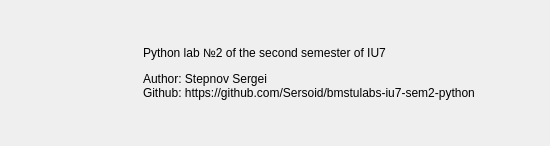
<?xml version="1.0" encoding="UTF-8"?>
<ui version="4.0">
 <class>mainWindow</class>
 <widget class="QMainWindow" name="mainWindow">
  <property name="geometry">
   <rect>
    <x>0</x>
    <y>0</y>
    <width>550</width>
    <height>146</height>
   </rect>
  </property>
  <property name="minimumSize">
   <size>
    <width>550</width>
    <height>146</height>
   </size>
  </property>
  <property name="maximumSize">
   <size>
    <width>550</width>
    <height>146</height>
   </size>
  </property>
  <property name="windowTitle">
   <string>About</string>
  </property>
  <property name="windowIcon">
   <iconset>
    <normaloff>logo.png</normaloff>logo.png</iconset>
  </property>
  <widget class="QWidget" name="mainWidget">
   <layout class="QGridLayout" name="gridLayout">
    <item row="0" column="0">
     <widget class="QLabel" name="labelLogo">
      <property name="minimumSize">
       <size>
        <width>128</width>
        <height>128</height>
       </size>
      </property>
      <property name="maximumSize">
       <size>
        <width>128</width>
        <height>128</height>
       </size>
      </property>
      <property name="text">
       <string/>
      </property>
      <property name="scaledContents">
       <bool>true</bool>
      </property>
     </widget>
    </item>
    <item row="0" column="1">
     <widget class="QLabel" name="labelAbout">
      <property name="text">
       <string>&lt;html&gt;
    &lt;head&gt;
    &lt;/head&gt;
    &lt;body&gt;
        &lt;p&gt;Python lab №2 of the second semester of IU7&lt;/p&gt;
        Author: Stepnov Sergei
        &lt;br&gt;
        Github: https://github.com/Sersoid/bmstulabs-iu7-sem2-python
    &lt;/body&gt;
&lt;/html&gt;</string>
      </property>
      <property name="textFormat">
       <enum>Qt::AutoText</enum>
      </property>
      <property name="scaledContents">
       <bool>false</bool>
      </property>
     </widget>
    </item>
   </layout>
  </widget>
 </widget>
 <connections/>
</ui>
